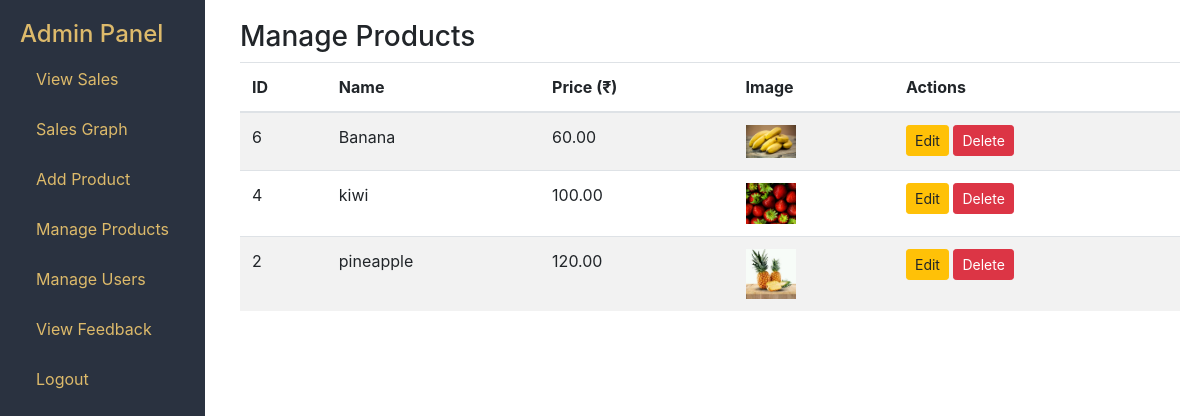
Screenshot of /manage_product.php (signed in) with the database file from the repository.
### tables this page shows
CREATE TABLE `products` (
  `id` int(11) NOT NULL,
  `name` varchar(255) NOT NULL,
  `price` decimal(10,2) NOT NULL,
  `image` varchar(255) NOT NULL
);

### manage_product.php (the view, shortened to what this page needs)
<?php
require 'db.php';
$productQuery = "SELECT * FROM products ORDER BY id DESC";
$productResult = mysqli_query($conn, $productQuery);
?>
<!DOCTYPE html>
<html lang="en">
<head>
    <link href="https://stackpath.bootstrapcdn.com/bootstrap/4.5.2/css/bootstrap.min.css" rel="stylesheet">
</head>
<body>
    <div class="sidebar">
    <a href="admin_panel.php" style="text-decoration: none; color: #ddba6b"><h4>Admin Panel</h4></a>
        <a href="view_sales.php" class="nav-link">View Sales</a>
        <a href="sales_graph.php" class="nav-link">Sales Graph</a>
        <a href="add_product.php" class="nav-link">Add Product</a>
        <a href="manage_product.php" class="nav-link">Manage Products</a>
        <a href="manage_users.php" class="nav-link">Manage Users</a>
        <a href="view_feedback.php" class="nav-link">View Feedback</a>
        <a href="logout.php" class="nav-link">Logout</a>
    </div>
    <div class="content">
        <h3>Manage Products</h3>
        <table class="table table-striped">
            <thead>
                <tr>
                    <th>ID</th>
                    <th>Name</th>
                    <th>Price (₹)</th>
                    <th>Image</th>
                    <th>Actions</th>
                </tr>
            </thead>
            <tbody>
                <?php while ($row = mysqli_fetch_assoc($productResult)): ?>
                    <tr>
                        <td><?= htmlspecialchars($row['id']) ?></td>
                        <td><?= htmlspecialchars($row['name']) ?></td>
                        <td><?= number_format($row['price'], 2) ?></td>
                        <td><img src="/FRUIT_MART/images/<?= htmlspecialchars($row['image']) ?>" alt="<?= htmlspecialchars($row['name']) ?>" style="width: 50px; height: auto;"></td>
                        <td>
                            <a href="edit_product.php?id=<?= $row['id'] ?>" class="btn btn-warning btn-sm">Edit</a>
                            <a href="?delete=<?= $row['id'] ?>" class="btn btn-danger btn-sm" onclick="return confirm('Are you sure you want to delete this product?');">Delete</a>
                        </td>
                    </tr>
                <?php endwhile; ?>
            </tbody>
        </table>
    </div>
</body>
</html>

### manage_product.php (style rules this page uses)
body { display: flex; }
.sidebar { min-width: 200px; background-color: #2a3240; color: #ddba6a; padding: 20px; height: 100vh; position: fixed; top: 0; left: 0; }
.sidebar .nav-link { color: #ddba6a; margin: 10px 0; }
.content { margin-left: 220px; padding: 20px; flex: 1; }

### rows the page displays
products: id "6", name "Banana", price "60.00", image (picture)
products: id "4", name "kiwi", price "100.00", image (picture)
products: id "2", name "pineapple", price "120.00", image+name (picture)
